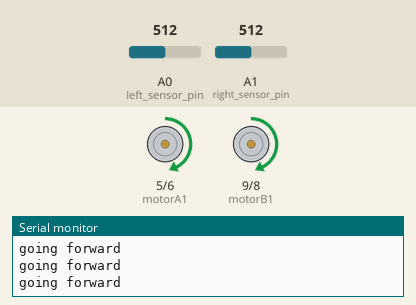
A sketch run on a simulated Arduino Uno, built with avr-gcc and run on an emulated ATmega328P. On the bench: motor-driver pin pairs drawn as motors (green arrow = first pin HIGH = forward, orange = second pin HIGH = backward, longer = more drive, scaled by the enable pin), the last lines printed to the serial monitor. The inputs (shaded band) are chosen by the test bench; at power-on: A0 (left_sensor_pin) = 512, A1 (right_sensor_pin) = 512.

Above: at 4.2 s.
4.3 s: A0 (left_sensor_pin) set to 488
At 5.0 s:
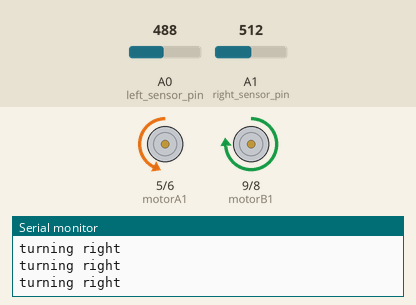
5.8 s: A1 (right_sensor_pin) set to 485
At 6.3 s:
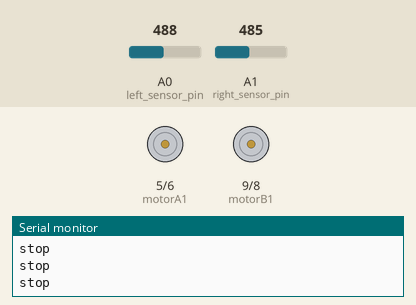
7.3 s: A0 (left_sensor_pin) set to 510
At 7.7 s:
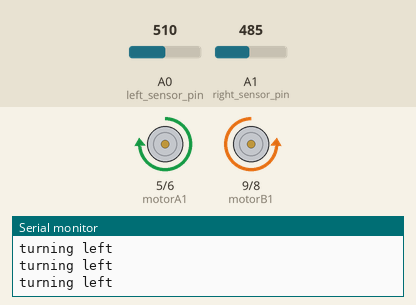
8.8 s: A0 (left_sensor_pin) set to 490
At 9.8 s:
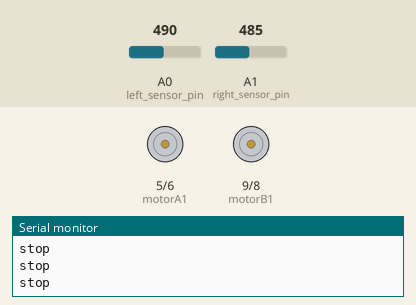
10.3 s: A1 (right_sensor_pin) set to 510
At 11.4 s:
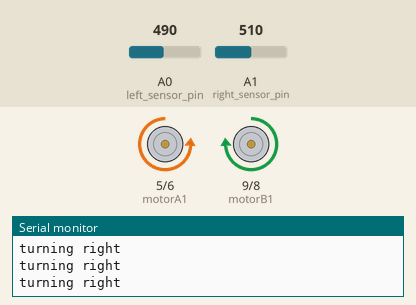
13.3 s: A0 (left_sensor_pin) set to 511
At 14.0 s:
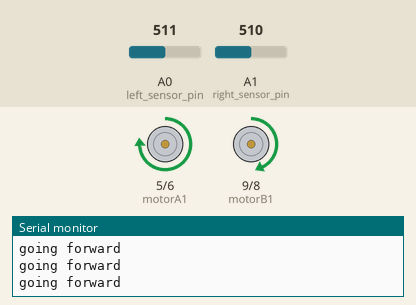
Timing chart, 0 to 15.8 s (numbered marks = the images above; inputs shaded):
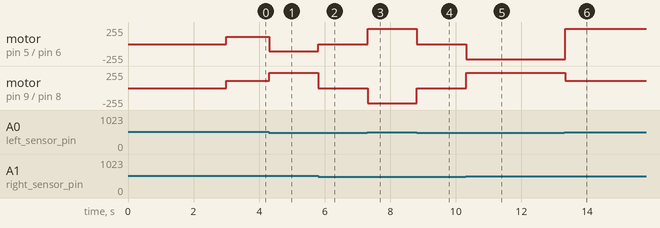

The sketch:

sketch_sep07a.ino
```cpp
  int vSpeed = 110;        // MAX 255
  int turn_speed = 230;    // MAX 255
  int turn_delay = 10;

//L293 Connection
  const int motorA1      = 5;
  const int motorA2      = 6;
  const int motorAspeed  = 3;
  const int motorB1      = 9;
  const int motorB2      = 8;
  const int motorBspeed  = 11;

//Sensor Connection
  const int left_sensor_pin =A0;
  const int right_sensor_pin =A1;

  int left_sensor_state;
  int right_sensor_state;

void setup() {
  pinMode(motorA1, OUTPUT);
  pinMode(motorA2, OUTPUT);
  pinMode(motorB1, OUTPUT);
  pinMode(motorB2, OUTPUT);

  Serial.begin(9600);

  delay(3000);

}

void loop() {


left_sensor_state = analogRead(left_sensor_pin);
right_sensor_state = analogRead(right_sensor_pin);

if(right_sensor_state > 500 && left_sensor_state < 500)
{
  Serial.println("turning right");

  digitalWrite (motorA1,LOW);
  digitalWrite(motorA2,HIGH);
  digitalWrite (motorB1,HIGH);
  digitalWrite(motorB2,LOW);

  analogWrite (motorAspeed, vSpeed);
  analogWrite (motorBspeed, turn_speed);

  }
if(right_sensor_state < 500 && left_sensor_state > 500)
{
  Serial.println("turning left");

  digitalWrite (motorA1,HIGH);
  digitalWrite(motorA2,LOW);
  digitalWrite (motorB1,LOW);
  digitalWrite(motorB2,HIGH);

  analogWrite (motorAspeed, turn_speed);
  analogWrite (motorBspeed, vSpeed);

  delay(turn_delay);
  }

if(right_sensor_state > 500 && left_sensor_state > 500)
{
  Serial.println("going forward");

  digitalWrite (motorA2,LOW);
  digitalWrite(motorA1,HIGH);
  digitalWrite (motorB2,LOW);
  digitalWrite(motorB1,HIGH);

  analogWrite (motorAspeed, vSpeed);
  analogWrite (motorBspeed, vSpeed);

  delay(turn_delay);

  }

if(right_sensor_state < 500 && left_sensor_state < 500)
{
  Serial.println("stop");

  analogWrite (motorAspeed, 0);
  analogWrite (motorBspeed, 0);

  }


}
```

Measured:
- the behaviour switches between 500 and 499 on A0 (left_sensor_pin) (found by bisection; images 0 and 1)
- the behaviour switches between 500 and 499 on A1 (right_sensor_pin) (found by bisection; images 1 and 2)
- after the input at 4.3 s, motor on pin 5 (motorA1) / pin 6 (motorA2): forward 110/255 → backward 110/255 at once; motor on pin 9 (motorB1) / pin 8 (motorB2): forward 110/255 → forward 230/255 at once
- after the input at 5.8 s, motor on pin 5 (motorA1) / pin 6 (motorA2): backward 110/255 → stopped at once; motor on pin 9 (motorB1) / pin 8 (motorB2): forward 230/255 → stopped at once
- after the input at 7.3 s, motor on pin 5 (motorA1) / pin 6 (motorA2): stopped → forward 230/255 at once; motor on pin 9 (motorB1) / pin 8 (motorB2): stopped → backward 230/255 at once
- after the input at 8.8 s, motor on pin 5 (motorA1) / pin 6 (motorA2): forward 230/255 → stopped at once; motor on pin 9 (motorB1) / pin 8 (motorB2): backward 230/255 → stopped at once
- after the input at 10.3 s, motor on pin 5 (motorA1) / pin 6 (motorA2): stopped → backward 230/255 at once; motor on pin 9 (motorB1) / pin 8 (motorB2): stopped → forward 230/255 at once
- after the input at 13.3 s, motor on pin 5 (motorA1) / pin 6 (motorA2): backward 230/255 → forward 230/255 at once; motor on pin 9 (motorB1) / pin 8 (motorB2): forward 230/255 → forward 110/255 at once
